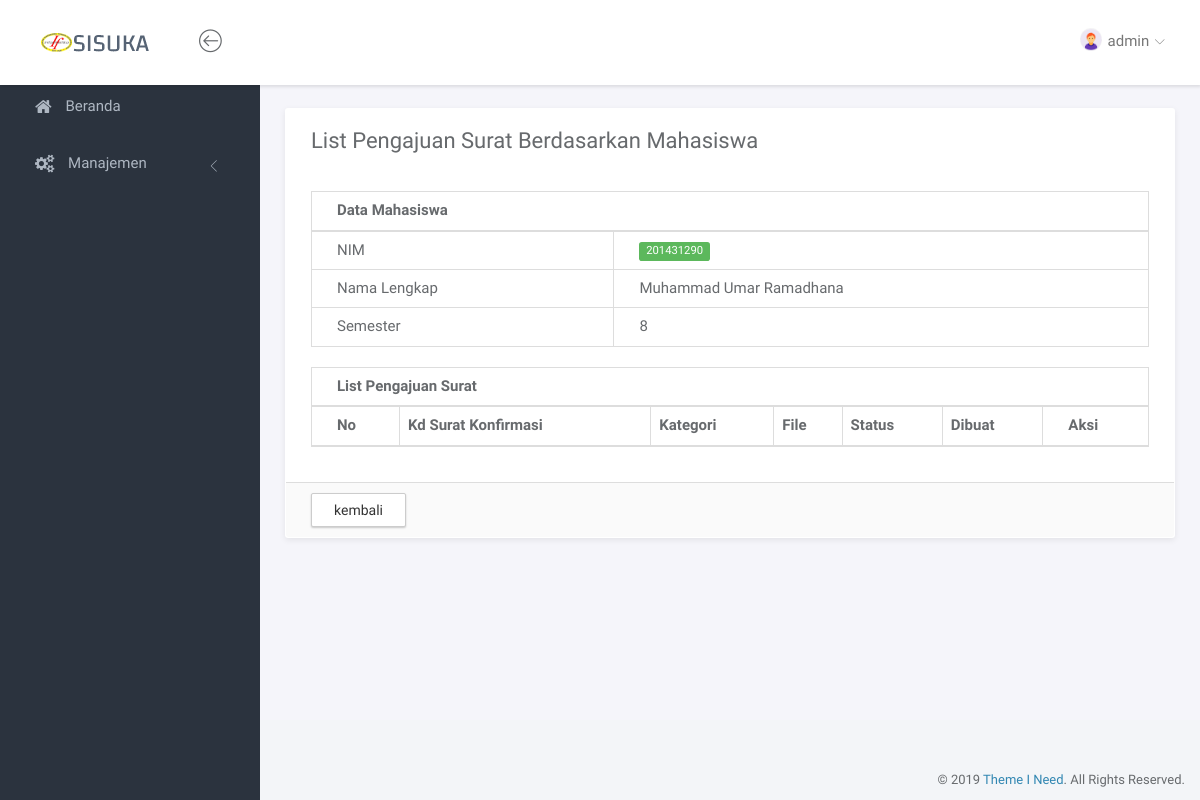
/index.php?page=listsuratmhs&id=201431290 (signed in), run on an earlier commit of the app's database.
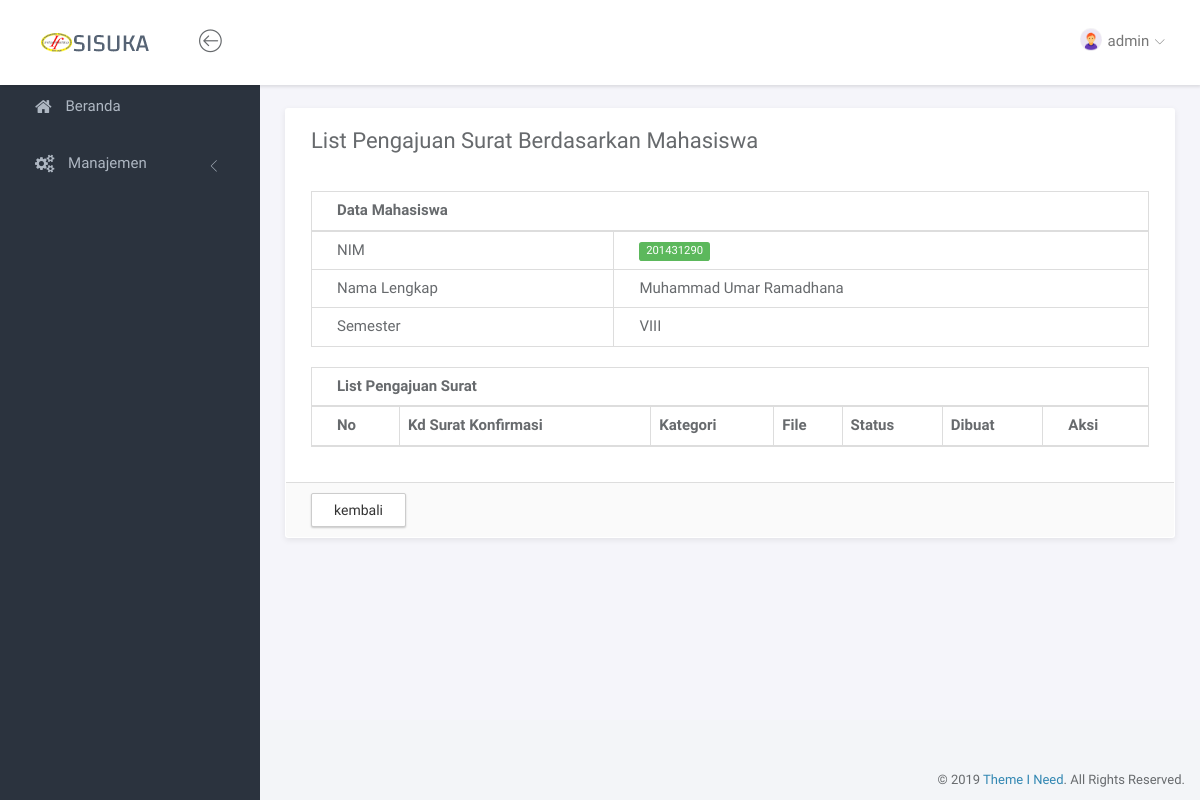
And on a later commit of the database.
### tables this page shows
CREATE TABLE `tbl_mahasiswa` (
  `nim` varchar(10) NOT NULL,
  `nama_lengkap` varchar(100) NOT NULL,
  `email` varchar(50) NOT NULL,
  `ipk` decimal(3,2) NOT NULL,
  `semester` varchar(5) NOT NULL,
  `password` varchar(10) NOT NULL,
  `terakhir_login` timestamp NULL DEFAULT NULL ON UPDATE CURRENT_TIMESTAMP
);

### page/listsurat/listsuratmhs.php (the view, shortened to what this page needs)
<?php
    $g = mysqli_query($conn, "SELECT * FROM tbl_mahasiswa WHERE nim='$_GET[id]'");
    $data = mysqli_fetch_array($g);
?>
<div class="panel panel-headline">
    <div class="panel-heading">
        <div class="row">
            <div class="col-md-12">
                <div class="pull-left">
                    <h3 class="panel-title">List Pengajuan Surat Berdasarkan Mahasiswa</h3>
                </div>
            </div>
        </div>
    </div>
    <div class="panel-body">
        <div class="row">
            <div class="col-md-12">
                <div class="table-responsive">
                    <table class="table table-bordered">
                        <thead>
                            <tr>
                                <th colspan="2">Data Mahasiswa</th>
                            </tr>
                        </thead>
                        <tbody>
                            <tr>
                                <td>NIM</td>
                                <td><span class="label label-success"><?= $data['nim'] ?></span></td>
                            </tr>
                            <tr>
                                <td>Nama Lengkap</td>
                                <td><?= $data['nama_lengkap'] ?></td>
                            </tr>
                            <tr>
                                <td>Semester</td>
                                <td><?= $data['semester'] ?></td>
                            </tr>
                        </tbody>
                    </table>
                </div>
                <div class="table-responsive">
                    <table class="table table-bordered">
                        <thead>
                            <tr>
                                <th colspan="7">List Pengajuan Surat</th>
                            </tr>
                            <tr>
                                <th>No</th>
                                <th>Kd Surat Konfirmasi</th>
                                <th>Kategori</th>
                                <th>File</th>
                                <th>Status</th>
                                <th>Dibuat</th>
                                <th>Aksi</th>
                            </tr>
                        </thead>
                    </table>
                </div>
            </div>
        </div>
    </div>
    <div class="panel-footer">
        <a href="?page=listsurat" class="btn btn-default">kembali</a>
    </div>
</div>

What changed in the data, as far as the page shows it:
changed tbl_mahasiswa "Muhammad Umar Ramadhana": semester "8" → "VIII"
